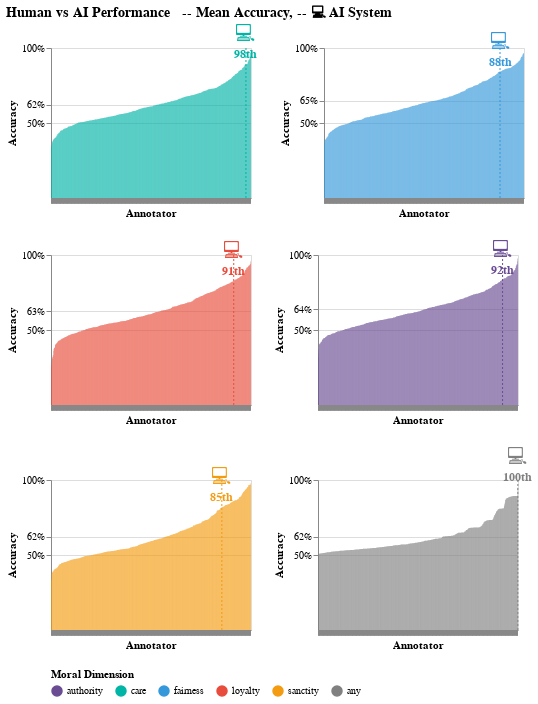

This figure's notebook cell:
### Code cell
color_scale = alt.Scale(
   domain=list(moral_colors.keys()),
   range=list(moral_colors.values())
)

for i, chart in enumerate(charts):
   legend = alt.Legend(orient='bottom') if i == 0 else None
   charts[i] = chart.encode(
       color=alt.Color('Moral Dimension:N', scale=color_scale, legend=legend)
   )

grid = alt.vconcat(
   alt.hconcat(charts[0], charts[1]),
   alt.hconcat(charts[2], charts[3]), 
   alt.hconcat(charts[4], charts[5]),
).resolve_scale(y='shared'
).resolve_axis(y='shared'
).resolve_legend(color='shared')

grid = grid.properties(
    title=alt.TitleParams(
        text=["Human vs AI Performance \n -- Mean Accuracy, -- 💻 AI System"],
        fontSize=14
    )
)

grid.save("figures/accuracy.png",ppi=300)
grid.save("figures/accuracy.svg")
# wandb.summary.update({"accuracy": wandb.Image("figures/accuracy.png")})
# wandb.run.summary["accuracy"] = wandb.Image("figures/accuracy.png")
# wandb.log({"accuracy": wandb.Image("figures/accuracy.png")})
# wandb.log_artifact("figures/accuracy.svg", name="accuracy", type="plot")
# wandb.log({"stats": wandb.Table(dataframe=pd.DataFrame(results).T.reset_index())})

grid.show()

### Figure 1 — Vega-Lite specification as saved in the notebook (floating-point values rounded to 4 significant figures; data arrays with more than 128 entries replaced by an {"elided": "..."} marker saying what was removed)
{"config": {"view": {"continuousWidth": 300, "continuousHeight": 300}}, "vconcat": [{"hconcat": [{"layer": [{"data": {"name": "data-97c0fba2c3a08548320f244879194a1c"}, "mark": {"type": "bar", "color": "#00B4A6"}, "encoding": {"x": {"axis": {"labels": false}, "field": "Annotator", "type": "ordinal"}, "y": {"axis": {"format": ".0%", "values": [0.5, 0.623, 1.0]}, "field": "Accuracy", "type": "quantitative"}}}, {"data": {"name": "data-d751a82d8dab627b02e8c72498be7b63"}, "mark": {"type": "rule", "color": "black", "strokeDash": [2, 2]}, "encoding": {"x": {"field": "Annotator", "type": "ordinal"}}}, {"data": {"name": "data-d751a82d8dab627b02e8c72498be7b63"}, "mark": {"type": "text", "dy": -30, "fontSize": 20, "text": "💻"}, "encoding": {"x": {"field": "Annotator", "type": "ordinal"}, "y": {"field": "Accuracy", "type": "quantitative"}}}, {"data": {"name": "data-d751a82d8dab627b02e8c72498be7b63"}, "mark": {"type": "text", "dy": -10, "fontSize": 12, "fontWeight": "bold", "text": "98th"}, "encoding": {"x": {"field": "Annotator", "type": "ordinal"}, "y": {"field": "Accuracy", "type": "quantitative"}}}, {"data": {"name": "empty"}, "mark": {"type": "rule", "color": "#00B4A6", "strokeDash": [2, 2], "strokeWidth": 2}, "encoding": {"y": {"datum": 0.623}}}], "encoding": {"color": {"field": "Moral Dimension", "legend": {"orient": "bottom"}, "scale": {"domain": ["authority", "care", "fairness", "loyalty", "sanctity", "any"], "range": ["#6A4C93", "#00B4A6", "#3498DB", "#E74C3C", "#F39C12", "gray"]}, "type": "nominal"}}, "height": 150, "resolve": {"legend": {"color": "shared"}}, "width": 200}, {"layer": [{"data": {"name": "data-7216119e5f96708f77aa312b854b2e1f"}, "mark": {"type": "bar", "color": "#3498DB"}, "encoding": {"x": {"axis": {"labels": false}, "field": "Annotator", "type": "ordinal"}, "y": {"axis": {"format": ".0%", "values": [0.5, 0.6487, 1.0]}, "field": "Accuracy", "type": "quantitative"}}}, {"data": {"name": "data-349a00f047a7dd59ba17be6a476dcca1"}, "mark": {"type": "rule", "color": "black", "strokeDash": [2, 2]}, "encoding": {"x": {"field": "Annotator", "type": "ordinal"}}}, {"data": {"name": "data-349a00f047a7dd59ba17be6a476dcca1"}, "mark": {"type": "text", "dy": -30, "fontSize": 20, "text": "💻"}, "encoding": {"x": {"field": "Annotator", "type": "ordinal"}, "y": {"field": "Accuracy", "type": "quantitative"}}}, {"data": {"name": "data-349a00f047a7dd59ba17be6a476dcca1"}, "mark": {"type": "text", "dy": -10, "fontSize": 12, "fontWeight": "bold", "text": "88th"}, "encoding": {"x": {"field": "Annotator", "type": "ordinal"}, "y": {"field": "Accuracy", "type": "quantitative"}}}, {"data": {"name": "empty"}, "mark": {"type": "rule", "color": "#3498DB", "strokeDash": [2, 2], "strokeWidth": 2}, "encoding": {"y": {"datum": 0.6487}}}], "encoding": {"color": {"field": "Moral Dimension", "legend": null, "scale": {"domain": ["authority", "care", "fairness", "loyalty", "sanctity", "any"], "range": ["#6A4C93", "#00B4A6", "#3498DB", "#E74C3C", "#F39C12", "gray"]}, "type": "nominal"}}, "height": 150, "resolve": {"legend": {"color": "shared"}}, "width": 200}]}, {"hconcat": [{"layer": [{"data": {"name": "data-251f120d60a6f7071bba27610eb5a45b"}, "mark": {"type": "bar", "color": "#E74C3C"}, "encoding": {"x": {"axis": {"labels": false}, "field": "Annotator", "type": "ordinal"}, "y": {"axis": {"format": ".0%", "values": [0.5, 0.6259, 1.0]}, "field": "Accuracy", "type": "quantitative"}}}, {"data": {"name": "data-dc105626810a7cd8c871e54f92b9c9e3"}, "mark": {"type": "rule", "color": "black", "strokeDash": [2, 2]}, "encoding": {"x": {"field": "Annotator", "type": "ordinal"}}}, {"data": {"name": "data-dc105626810a7cd8c871e54f92b9c9e3"}, "mark": {"type": "text", "dy": -30, "fontSize": 20, "text": "💻"}, "encoding": {"x": {"field": "Annotator", "type": "ordinal"}, "y": {"field": "Accuracy", "type": "quantitative"}}}, {"data": {"name": "data-dc105626810a7cd8c871e54f92b9c9e3"}, "mark": {"type": "text", "dy": -10, "fontSize": 12, "fontWeight": "bold", "text": "91th"}, "encoding": {"x": {"field": "Annotator", "type": "ordinal"}, "y": {"field": "Accuracy", "type": "quantitative"}}}, {"data": {"name": "empty"}, "mark": {"type": "rule", "color": "#E74C3C", "strokeDash": [2, 2], "strokeWidth": 2}, "encoding": {"y": {"datum": 0.6259}}}], "encoding": {"color": {"field": "Moral Dimension", "legend": null, "scale": {"domain": ["authority", "care", "fairness", "loyalty", "sanctity", "any"], "range": ["#6A4C93", "#00B4A6", "#3498DB", "#E74C3C", "#F39C12", "gray"]}, "type": "nominal"}}, "height": 150, "resolve": {"legend": {"color": "shared"}}, "width": 200}, {"layer": [{"data": {"name": "data-6f850357a5f4630274c563330146e10e"}, "mark": {"type": "bar", "color": "#6A4C93"}, "encoding": {"x": {"axis": {"labels": false}, "field": "Annotator", "type": "ordinal"}, "y": {"axis": {"format": ".0%", "values": [0.5, 0.6371, 1.0]}, "field": "Accuracy", "type": "quantitative"}}}, {"data": {"name": "data-aea3a8c27fc7b057415f64c6b3d80238"}, "mark": {"type": "rule", "color": "black", "strokeDash": [2, 2]}, "encoding": {"x": {"field": "Annotator", "type": "ordinal"}}}, {"data": {"name": "data-aea3a8c27fc7b057415f64c6b3d80238"}, "mark": {"type": "text", "dy": -30, "fontSize": 20, "text": "💻"}, "encoding": {"x": {"field": "Annotator", "type": "ordinal"}, "y": {"field": "Accuracy", "type": "quantitative"}}}, {"data": {"name": "data-aea3a8c27fc7b057415f64c6b3d80238"}, "mark": {"type": "text", "dy": -10, "fontSize": 12, "fontWeight": "bold", "text": "92th"}, "encoding": {"x": {"field": "Annotator", "type": "ordinal"}, "y": {"field": "Accuracy", "type": "quantitative"}}}, {"data": {"name": "empty"}, "mark": {"type": "rule", "color": "#6A4C93", "strokeDash": [2, 2], "strokeWidth": 2}, "encoding": {"y": {"datum": 0.6371}}}], "encoding": {"color": {"field": "Moral Dimension", "legend": null, "scale": {"domain": ["authority", "care", "fairness", "loyalty", "sanctity", "any"], "range": ["#6A4C93", "#00B4A6", "#3498DB", "#E74C3C", "#F39C12", "gray"]}, "type": "nominal"}}, "height": 150, "resolve": {"legend": {"color": "shared"}}, "width": 200}]}, {"hconcat": [{"layer": [{"data": {"name": "data-e8731d3d36ab77f545d9f1158d0916cb"}, "mark": {"type": "bar", "color": "#F39C12"}, "encoding": {"x": {"axis": {"labels": false}, "field": "Annotator", "type": "ordinal"}, "y": {"axis": {"format": ".0%", "values": [0.5, 0.6229, 1.0]}, "field": "Accuracy", "type": "quantitative"}}}, {"data": {"name": "data-2256c5dd4115bc1e7861d2fe7ceb4503"}, "mark": {"type": "rule", "color": "black", "strokeDash": [2, 2]}, "encoding": {"x": {"field": "Annotator", "type": "ordinal"}}}, {"data": {"name": "data-2256c5dd4115bc1e7861d2fe7ceb4503"}, "mark": {"type": "text", "dy": -30, "fontSize": 20, "text": "💻"}, "encoding": {"x": {"field": "Annotator", "type": "ordinal"}, "y": {"field": "Accuracy", "type": "quantitative"}}}, {"data": {"name": "data-2256c5dd4115bc1e7861d2fe7ceb4503"}, "mark": {"type": "text", "dy": -10, "fontSize": 12, "fontWeight": "bold", "text": "85th"}, "encoding": {"x": {"field": "Annotator", "type": "ordinal"}, "y": {"field": "Accuracy", "type": "quantitative"}}}, {"data": {"name": "empty"}, "mark": {"type": "rule", "color": "#F39C12", "strokeDash": [2, 2], "strokeWidth": 2}, "encoding": {"y": {"datum": 0.6229}}}], "encoding": {"color": {"field": "Moral Dimension", "legend": null, "scale": {"domain": ["authority", "care", "fairness", "loyalty", "sanctity", "any"], "range": ["#6A4C93", "#00B4A6", "#3498DB", "#E74C3C", "#F39C12", "gray"]}, "type": "nominal"}}, "height": 150, "resolve": {"legend": {"color": "shared"}}, "width": 200}, {"layer": [{"data": {"name": "data-144668ccd057450208e82e247bdcf9a4"}, "mark": {"type": "bar", "color": "gray"}, "encoding": {"x": {"axis": {"labels": false}, "field": "Annotator", "type": "ordinal"}, "y": {"axis": {"format": ".0%", "values": [0.5, 0.6207, 1.0]}, "field": "Accuracy", "type": "quantitative"}}}, {"data": {"name": "data-cb6599ffe2fcab3d57177187dbe8a984"}, "mark": {"type": "rule", "color": "black", "strokeDash": [2, 2]}, "encoding": {"x": {"field": "Annotator", "type": "ordinal"}}}, {"data": {"name": "data-cb6599ffe2fcab3d57177187dbe8a984"}, "mark": {"type": "text", "dy": -30, "fontSize": 20, "text": "💻"}, "encoding": {"x": {"field": "Annotator", "type": "ordinal"}, "y": {"field": "Accuracy", "type": "quantitative"}}}, {"data": {"name": "data-cb6599ffe2fcab3d57177187dbe8a984"}, "mark": {"type": "text", "dy": -10, "fontSize": 12, "fontWeight": "bold", "text": "100th"}, "encoding": {"x": {"field": "Annotator", "type": "ordinal"}, "y": {"field": "Accuracy", "type": "quantitative"}}}, {"data": {"name": "empty"}, "mark": {"type": "rule", "color": "gray", "strokeDash": [2, 2], "strokeWidth": 2}, "encoding": {"y": {"datum": 0.6207}}}], "encoding": {"color": {"field": "Moral Dimension", "legend": null, "scale": {"domain": ["authority", "care", "fairness", "loyalty", "sanctity", "any"], "range": ["#6A4C93", "#00B4A6", "#3498DB", "#E74C3C", "#F39C12", "gray"]}, "type": "nominal"}}, "height": 150, "resolve": {"legend": {"color": "shared"}}, "width": 200}]}], "resolve": {"axis": {"y": "shared"}, "legend": {"color": "shared"}, "scale": {"y": "shared"}}, "title": {"text": ["Human vs AI Performance \n -- Mean Accuracy, -- 💻 AI System"], "fontSize": 14}, "$schema": "https://vega.github.io/schema/vega-lite/v5.20.1.json", "datasets": {"data-97c0fba2c3a08548320f244879194a1c": {"elided": "655 records"}, "data-d751a82d8dab627b02e8c72498be7b63": [{"Annotator": 638, "Accuracy": 0.8901, "Moral Dimension": "care", "type": "AI"}], "empty": [{}], "data-7216119e5f96708f77aa312b854b2e1f": {"elided": "655 records"}, "data-349a00f047a7dd59ba17be6a476dcca1": [{"Annotator": 576, "Accuracy": 0.8421, "Moral Dimension": "fairness", "type": "AI"}], "data-251f120d60a6f7071bba27610eb5a45b": {"elided": "655 records"}, "data-dc105626810a7cd8c871e54f92b9c9e3": [{"Annotator": 598, "Accuracy": 0.8269, "Moral Dimension": "loyalty", "type": "AI"}], "data-6f850357a5f4630274c563330146e10e": {"elided": "655 records"}, "data-aea3a8c27fc7b057415f64c6b3d80238": [{"Annotator": 604, "Accuracy": 0.8336, "Moral Dimension": "authority", "type": "AI"}], "data-e8731d3d36ab77f545d9f1158d0916cb": {"elided": "655 records"}, "data-2256c5dd4115bc1e7861d2fe7ceb4503": [{"Annotator": 559, "Accuracy": 0.8168, "Moral Dimension": "sanctity", "type": "AI"}], "data-144668ccd057450208e82e247bdcf9a4": {"elided": "655 records"}, "data-cb6599ffe2fcab3d57177187dbe8a984": [{"Annotator": 654, "Accuracy": 0.9503, "Moral Dimension": "any", "type": "AI"}]}}
